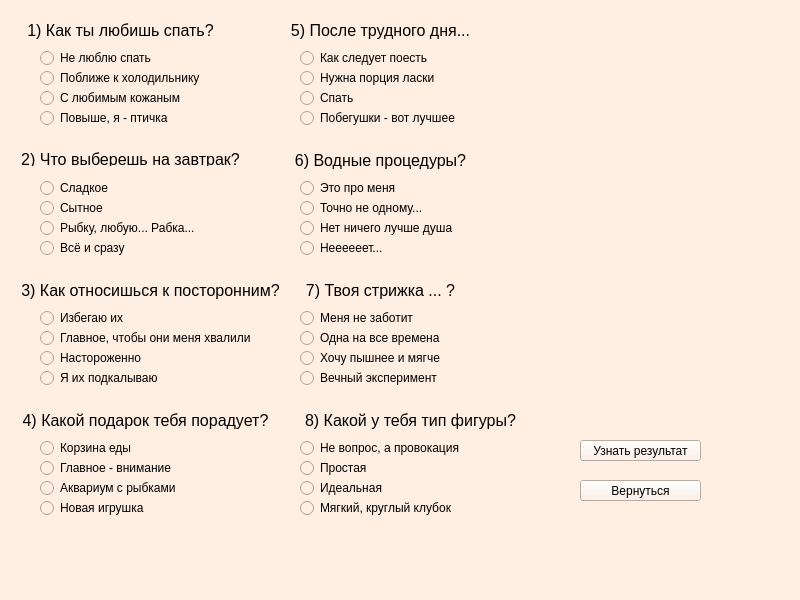
<?xml version="1.0" encoding="UTF-8"?>
<ui version="4.0">
 <class>MainWindow</class>
 <widget class="QMainWindow" name="MainWindow">
  <property name="geometry">
   <rect>
    <x>0</x>
    <y>0</y>
    <width>800</width>
    <height>600</height>
   </rect>
  </property>
  <property name="windowTitle">
   <string>MainWindow</string>
  </property>
  <property name="styleSheet">
   <string notr="true">background-color: rgb(255, 238, 226);</string>
  </property>
  <widget class="QWidget" name="centralwidget">
   <widget class="QLabel" name="label">
    <property name="geometry">
     <rect>
      <x>20</x>
      <y>20</y>
      <width>201</width>
      <height>21</height>
     </rect>
    </property>
    <property name="text">
     <string>&lt;html&gt;&lt;head/&gt;&lt;body&gt;&lt;p align=&quot;center&quot;&gt;&lt;span style=&quot; font-size:12pt;&quot;&gt;1) Как ты любишь спать?&lt;/span&gt;&lt;/p&gt;&lt;/body&gt;&lt;/html&gt;</string>
    </property>
   </widget>
   <widget class="QRadioButton" name="radioButton">
    <property name="geometry">
     <rect>
      <x>40</x>
      <y>50</y>
      <width>171</width>
      <height>16</height>
     </rect>
    </property>
    <property name="text">
     <string>Не люблю спать</string>
    </property>
    <attribute name="buttonGroup">
     <string notr="true">buttonGroup</string>
    </attribute>
   </widget>
   <widget class="QRadioButton" name="radioButton_2">
    <property name="geometry">
     <rect>
      <x>40</x>
      <y>70</y>
      <width>161</width>
      <height>16</height>
     </rect>
    </property>
    <property name="text">
     <string>Поближе к холодильнику</string>
    </property>
    <attribute name="buttonGroup">
     <string notr="true">buttonGroup</string>
    </attribute>
   </widget>
   <widget class="QRadioButton" name="radioButton_3">
    <property name="geometry">
     <rect>
      <x>40</x>
      <y>90</y>
      <width>161</width>
      <height>16</height>
     </rect>
    </property>
    <property name="text">
     <string>С любимым кожаным</string>
    </property>
    <attribute name="buttonGroup">
     <string notr="true">buttonGroup</string>
    </attribute>
   </widget>
   <widget class="QRadioButton" name="radioButton_4">
    <property name="geometry">
     <rect>
      <x>40</x>
      <y>110</y>
      <width>161</width>
      <height>16</height>
     </rect>
    </property>
    <property name="text">
     <string>Повыше, я - птичка</string>
    </property>
    <attribute name="buttonGroup">
     <string notr="true">buttonGroup</string>
    </attribute>
   </widget>
   <widget class="QRadioButton" name="radioButton_5">
    <property name="geometry">
     <rect>
      <x>40</x>
      <y>200</y>
      <width>161</width>
      <height>16</height>
     </rect>
    </property>
    <property name="text">
     <string>Сытное</string>
    </property>
    <attribute name="buttonGroup">
     <string notr="true">buttonGroup_2</string>
    </attribute>
   </widget>
   <widget class="QRadioButton" name="radioButton_6">
    <property name="geometry">
     <rect>
      <x>40</x>
      <y>220</y>
      <width>161</width>
      <height>16</height>
     </rect>
    </property>
    <property name="text">
     <string>Рыбку, любую... Рабка...</string>
    </property>
    <attribute name="buttonGroup">
     <string notr="true">buttonGroup_2</string>
    </attribute>
   </widget>
   <widget class="QRadioButton" name="radioButton_7">
    <property name="geometry">
     <rect>
      <x>40</x>
      <y>240</y>
      <width>161</width>
      <height>16</height>
     </rect>
    </property>
    <property name="text">
     <string>Всё и сразу</string>
    </property>
    <attribute name="buttonGroup">
     <string notr="true">buttonGroup_2</string>
    </attribute>
   </widget>
   <widget class="QRadioButton" name="radioButton_8">
    <property name="geometry">
     <rect>
      <x>40</x>
      <y>180</y>
      <width>171</width>
      <height>16</height>
     </rect>
    </property>
    <property name="text">
     <string>Сладкое</string>
    </property>
    <attribute name="buttonGroup">
     <string notr="true">buttonGroup_2</string>
    </attribute>
   </widget>
   <widget class="QLabel" name="label_2">
    <property name="geometry">
     <rect>
      <x>20</x>
      <y>150</y>
      <width>221</width>
      <height>16</height>
     </rect>
    </property>
    <property name="text">
     <string>&lt;html&gt;&lt;head/&gt;&lt;body&gt;&lt;p align=&quot;center&quot;&gt;&lt;span style=&quot; font-size:12pt;&quot;&gt;2) Что выберешь на завтрак?&lt;/span&gt;&lt;/p&gt;&lt;/body&gt;&lt;/html&gt;</string>
    </property>
   </widget>
   <widget class="QRadioButton" name="radioButton_9">
    <property name="geometry">
     <rect>
      <x>40</x>
      <y>330</y>
      <width>211</width>
      <height>16</height>
     </rect>
    </property>
    <property name="text">
     <string>Главное, чтобы они меня хвалили</string>
    </property>
    <attribute name="buttonGroup">
     <string notr="true">buttonGroup_3</string>
    </attribute>
   </widget>
   <widget class="QRadioButton" name="radioButton_10">
    <property name="geometry">
     <rect>
      <x>40</x>
      <y>350</y>
      <width>161</width>
      <height>16</height>
     </rect>
    </property>
    <property name="text">
     <string>Настороженно</string>
    </property>
    <attribute name="buttonGroup">
     <string notr="true">buttonGroup_3</string>
    </attribute>
   </widget>
   <widget class="QRadioButton" name="radioButton_11">
    <property name="geometry">
     <rect>
      <x>40</x>
      <y>370</y>
      <width>161</width>
      <height>16</height>
     </rect>
    </property>
    <property name="text">
     <string>Я их подкалываю</string>
    </property>
    <attribute name="buttonGroup">
     <string notr="true">buttonGroup_3</string>
    </attribute>
   </widget>
   <widget class="QRadioButton" name="radioButton_12">
    <property name="geometry">
     <rect>
      <x>40</x>
      <y>310</y>
      <width>171</width>
      <height>16</height>
     </rect>
    </property>
    <property name="text">
     <string>Избегаю их</string>
    </property>
    <attribute name="buttonGroup">
     <string notr="true">buttonGroup_3</string>
    </attribute>
   </widget>
   <widget class="QLabel" name="label_3">
    <property name="geometry">
     <rect>
      <x>20</x>
      <y>280</y>
      <width>261</width>
      <height>21</height>
     </rect>
    </property>
    <property name="text">
     <string>&lt;html&gt;&lt;head/&gt;&lt;body&gt;&lt;p align=&quot;center&quot;&gt;&lt;span style=&quot; font-size:12pt;&quot;&gt;3) Как относишься к посторонним?&lt;/span&gt;&lt;/p&gt;&lt;/body&gt;&lt;/html&gt;</string>
    </property>
   </widget>
   <widget class="QRadioButton" name="radioButton_13">
    <property name="geometry">
     <rect>
      <x>40</x>
      <y>460</y>
      <width>161</width>
      <height>16</height>
     </rect>
    </property>
    <property name="text">
     <string>Главное - внимание</string>
    </property>
    <attribute name="buttonGroup">
     <string notr="true">buttonGroup_4</string>
    </attribute>
   </widget>
   <widget class="QRadioButton" name="radioButton_14">
    <property name="geometry">
     <rect>
      <x>40</x>
      <y>480</y>
      <width>161</width>
      <height>16</height>
     </rect>
    </property>
    <property name="text">
     <string>Аквариум с рыбками</string>
    </property>
    <attribute name="buttonGroup">
     <string notr="true">buttonGroup_4</string>
    </attribute>
   </widget>
   <widget class="QRadioButton" name="radioButton_15">
    <property name="geometry">
     <rect>
      <x>40</x>
      <y>500</y>
      <width>161</width>
      <height>16</height>
     </rect>
    </property>
    <property name="text">
     <string>Новая игрушка</string>
    </property>
    <attribute name="buttonGroup">
     <string notr="true">buttonGroup_4</string>
    </attribute>
   </widget>
   <widget class="QRadioButton" name="radioButton_16">
    <property name="geometry">
     <rect>
      <x>40</x>
      <y>440</y>
      <width>171</width>
      <height>16</height>
     </rect>
    </property>
    <property name="text">
     <string>Корзина еды</string>
    </property>
    <attribute name="buttonGroup">
     <string notr="true">buttonGroup_4</string>
    </attribute>
   </widget>
   <widget class="QLabel" name="label_4">
    <property name="geometry">
     <rect>
      <x>20</x>
      <y>410</y>
      <width>251</width>
      <height>21</height>
     </rect>
    </property>
    <property name="text">
     <string>&lt;html&gt;&lt;head/&gt;&lt;body&gt;&lt;p align=&quot;center&quot;&gt;&lt;span style=&quot; font-size:12pt;&quot;&gt;4) Какой подарок тебя порадует?&lt;/span&gt;&lt;/p&gt;&lt;/body&gt;&lt;/html&gt;</string>
    </property>
   </widget>
   <widget class="QRadioButton" name="radioButton_17">
    <property name="geometry">
     <rect>
      <x>300</x>
      <y>70</y>
      <width>161</width>
      <height>16</height>
     </rect>
    </property>
    <property name="text">
     <string>Нужна порция ласки</string>
    </property>
    <attribute name="buttonGroup">
     <string notr="true">buttonGroup_5</string>
    </attribute>
   </widget>
   <widget class="QRadioButton" name="radioButton_18">
    <property name="geometry">
     <rect>
      <x>300</x>
      <y>90</y>
      <width>161</width>
      <height>16</height>
     </rect>
    </property>
    <property name="text">
     <string>Спать</string>
    </property>
    <attribute name="buttonGroup">
     <string notr="true">buttonGroup_5</string>
    </attribute>
   </widget>
   <widget class="QRadioButton" name="radioButton_19">
    <property name="geometry">
     <rect>
      <x>300</x>
      <y>110</y>
      <width>161</width>
      <height>16</height>
     </rect>
    </property>
    <property name="text">
     <string>Побегушки - вот лучшее </string>
    </property>
    <attribute name="buttonGroup">
     <string notr="true">buttonGroup_5</string>
    </attribute>
   </widget>
   <widget class="QRadioButton" name="radioButton_20">
    <property name="geometry">
     <rect>
      <x>300</x>
      <y>50</y>
      <width>171</width>
      <height>16</height>
     </rect>
    </property>
    <property name="text">
     <string>Как следует поесть</string>
    </property>
    <attribute name="buttonGroup">
     <string notr="true">buttonGroup_5</string>
    </attribute>
   </widget>
   <widget class="QLabel" name="label_5">
    <property name="geometry">
     <rect>
      <x>280</x>
      <y>20</y>
      <width>201</width>
      <height>21</height>
     </rect>
    </property>
    <property name="text">
     <string>&lt;html&gt;&lt;head/&gt;&lt;body&gt;&lt;p align=&quot;center&quot;&gt;&lt;span style=&quot; font-size:12pt;&quot;&gt;5) После трудного дня...&lt;/span&gt;&lt;/p&gt;&lt;/body&gt;&lt;/html&gt;</string>
    </property>
   </widget>
   <widget class="QRadioButton" name="radioButton_21">
    <property name="geometry">
     <rect>
      <x>300</x>
      <y>200</y>
      <width>161</width>
      <height>16</height>
     </rect>
    </property>
    <property name="text">
     <string>Точно не одному...</string>
    </property>
    <attribute name="buttonGroup">
     <string notr="true">buttonGroup_6</string>
    </attribute>
   </widget>
   <widget class="QRadioButton" name="radioButton_22">
    <property name="geometry">
     <rect>
      <x>300</x>
      <y>220</y>
      <width>161</width>
      <height>16</height>
     </rect>
    </property>
    <property name="text">
     <string>Нет ничего лучше душа</string>
    </property>
    <attribute name="buttonGroup">
     <string notr="true">buttonGroup_6</string>
    </attribute>
   </widget>
   <widget class="QRadioButton" name="radioButton_23">
    <property name="geometry">
     <rect>
      <x>300</x>
      <y>240</y>
      <width>161</width>
      <height>16</height>
     </rect>
    </property>
    <property name="text">
     <string>Неееееет...</string>
    </property>
    <attribute name="buttonGroup">
     <string notr="true">buttonGroup_6</string>
    </attribute>
   </widget>
   <widget class="QRadioButton" name="radioButton_24">
    <property name="geometry">
     <rect>
      <x>300</x>
      <y>180</y>
      <width>171</width>
      <height>16</height>
     </rect>
    </property>
    <property name="text">
     <string>Это про меня</string>
    </property>
    <attribute name="buttonGroup">
     <string notr="true">buttonGroup_6</string>
    </attribute>
   </widget>
   <widget class="QLabel" name="label_6">
    <property name="geometry">
     <rect>
      <x>280</x>
      <y>150</y>
      <width>201</width>
      <height>21</height>
     </rect>
    </property>
    <property name="text">
     <string>&lt;html&gt;&lt;head/&gt;&lt;body&gt;&lt;p align=&quot;center&quot;&gt;&lt;span style=&quot; font-size:12pt;&quot;&gt;6) Водные процедуры?&lt;/span&gt;&lt;/p&gt;&lt;/body&gt;&lt;/html&gt;</string>
    </property>
   </widget>
   <widget class="QRadioButton" name="radioButton_25">
    <property name="geometry">
     <rect>
      <x>300</x>
      <y>330</y>
      <width>161</width>
      <height>16</height>
     </rect>
    </property>
    <property name="text">
     <string>Одна на все времена</string>
    </property>
    <attribute name="buttonGroup">
     <string notr="true">buttonGroup_7</string>
    </attribute>
   </widget>
   <widget class="QRadioButton" name="radioButton_26">
    <property name="geometry">
     <rect>
      <x>300</x>
      <y>350</y>
      <width>161</width>
      <height>16</height>
     </rect>
    </property>
    <property name="text">
     <string>Хочу пышнее и мягче </string>
    </property>
    <attribute name="buttonGroup">
     <string notr="true">buttonGroup_7</string>
    </attribute>
   </widget>
   <widget class="QRadioButton" name="radioButton_27">
    <property name="geometry">
     <rect>
      <x>300</x>
      <y>370</y>
      <width>161</width>
      <height>16</height>
     </rect>
    </property>
    <property name="text">
     <string>Вечный эксперимент</string>
    </property>
    <attribute name="buttonGroup">
     <string notr="true">buttonGroup_7</string>
    </attribute>
   </widget>
   <widget class="QRadioButton" name="radioButton_28">
    <property name="geometry">
     <rect>
      <x>300</x>
      <y>310</y>
      <width>171</width>
      <height>16</height>
     </rect>
    </property>
    <property name="text">
     <string>Меня не заботит</string>
    </property>
    <attribute name="buttonGroup">
     <string notr="true">buttonGroup_7</string>
    </attribute>
   </widget>
   <widget class="QLabel" name="label_7">
    <property name="geometry">
     <rect>
      <x>280</x>
      <y>280</y>
      <width>201</width>
      <height>21</height>
     </rect>
    </property>
    <property name="text">
     <string>&lt;html&gt;&lt;head/&gt;&lt;body&gt;&lt;p align=&quot;center&quot;&gt;&lt;span style=&quot; font-size:12pt;&quot;&gt;7) Твоя стрижка ... ?&lt;/span&gt;&lt;/p&gt;&lt;/body&gt;&lt;/html&gt;</string>
    </property>
   </widget>
   <widget class="QRadioButton" name="radioButton_29">
    <property name="geometry">
     <rect>
      <x>300</x>
      <y>460</y>
      <width>161</width>
      <height>16</height>
     </rect>
    </property>
    <property name="text">
     <string>Простая</string>
    </property>
    <attribute name="buttonGroup">
     <string notr="true">buttonGroup_8</string>
    </attribute>
   </widget>
   <widget class="QRadioButton" name="radioButton_30">
    <property name="geometry">
     <rect>
      <x>300</x>
      <y>480</y>
      <width>161</width>
      <height>16</height>
     </rect>
    </property>
    <property name="text">
     <string>Идеальная</string>
    </property>
    <attribute name="buttonGroup">
     <string notr="true">buttonGroup_8</string>
    </attribute>
   </widget>
   <widget class="QRadioButton" name="radioButton_31">
    <property name="geometry">
     <rect>
      <x>300</x>
      <y>500</y>
      <width>161</width>
      <height>16</height>
     </rect>
    </property>
    <property name="text">
     <string>Мягкий, круглый клубок</string>
    </property>
    <attribute name="buttonGroup">
     <string notr="true">buttonGroup_8</string>
    </attribute>
   </widget>
   <widget class="QRadioButton" name="radioButton_32">
    <property name="geometry">
     <rect>
      <x>300</x>
      <y>440</y>
      <width>171</width>
      <height>16</height>
     </rect>
    </property>
    <property name="text">
     <string>Не вопрос, а провокация</string>
    </property>
    <attribute name="buttonGroup">
     <string notr="true">buttonGroup_8</string>
    </attribute>
   </widget>
   <widget class="QLabel" name="label_8">
    <property name="geometry">
     <rect>
      <x>300</x>
      <y>410</y>
      <width>221</width>
      <height>21</height>
     </rect>
    </property>
    <property name="text">
     <string>&lt;html&gt;&lt;head/&gt;&lt;body&gt;&lt;p align=&quot;center&quot;&gt;&lt;span style=&quot; font-size:12pt;&quot;&gt;8) Какой у тебя тип фигуры?&lt;/span&gt;&lt;/p&gt;&lt;/body&gt;&lt;/html&gt;</string>
    </property>
   </widget>
   <widget class="QLabel" name="label_9">
    <property name="geometry">
     <rect>
      <x>490</x>
      <y>60</y>
      <width>291</width>
      <height>341</height>
     </rect>
    </property>
    <property name="text">
     <string/>
    </property>
    <property name="pixmap">
     <pixmap>test.jpg</pixmap>
    </property>
    <property name="scaledContents">
     <bool>true</bool>
    </property>
   </widget>
   <widget class="QPushButton" name="final_test">
    <property name="geometry">
     <rect>
      <x>580</x>
      <y>440</y>
      <width>121</width>
      <height>21</height>
     </rect>
    </property>
    <property name="text">
     <string>Узнать результат</string>
    </property>
   </widget>
   <widget class="QPushButton" name="back">
    <property name="geometry">
     <rect>
      <x>580</x>
      <y>480</y>
      <width>121</width>
      <height>21</height>
     </rect>
    </property>
    <property name="text">
     <string>Вернуться</string>
    </property>
   </widget>
  </widget>
  <widget class="QMenuBar" name="menubar">
   <property name="geometry">
    <rect>
     <x>0</x>
     <y>0</y>
     <width>800</width>
     <height>21</height>
    </rect>
   </property>
  </widget>
  <widget class="QStatusBar" name="statusbar"/>
 </widget>
 <resources/>
 <connections/>
 <buttongroups>
  <buttongroup name="buttonGroup"/>
  <buttongroup name="buttonGroup_2"/>
  <buttongroup name="buttonGroup_3"/>
  <buttongroup name="buttonGroup_4"/>
  <buttongroup name="buttonGroup_5"/>
  <buttongroup name="buttonGroup_6"/>
  <buttongroup name="buttonGroup_7"/>
  <buttongroup name="buttonGroup_8"/>
 </buttongroups>
</ui>
